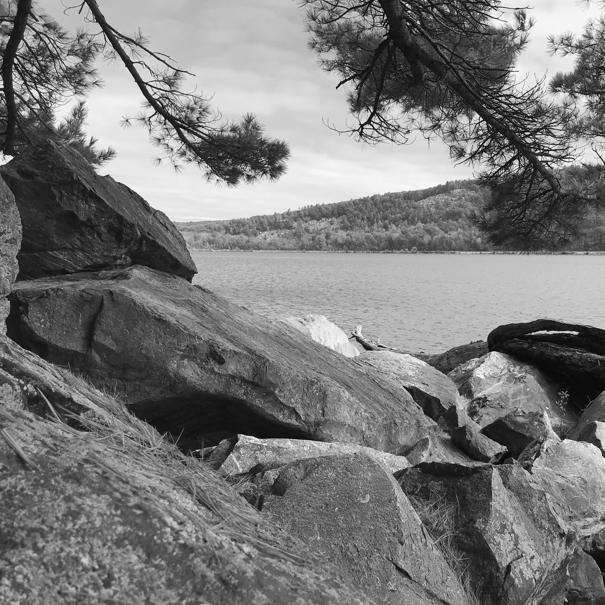
%> input picture Matlab/Data/devilslakeg.jpg, 605 x 605 px
$ octave image_filters_2D.m   (GNU Octave 9; MATLAB toolbox functions it lacks are replaced by stand-ins)
%> lines starting %> are read from the running program, lines starting %| are printed output that depends on the picture
% Victor Z
% UW-Madison, 2020
% use Sobel and Gaussian filters

clc
clear all
close all hidden

%%reading and converting the image
inImage=imread('./Data/devilslakeg.jpg');
%> inImage is the input picture: size 605x605 uint8; min 0, max 255, mean 122.4
f=double(inImage);


figure(1)
subplot(2,2,1)
imshow(uint8(f),[]);
box off
xlabel('$f$','Interpreter','Latex','FontSize',14)

%% apply Sobel filter in vertical direction
g=[1 2 1; 0 0 0; -1 -2 -1]';
fn=conv2(f,g,'same');
% use reverse color map to better visualize gradients
c=linspace(0.99,0.0,64)';
C=[c,c,c];
subplot(2,2,2)
imshow(uint8(fn),C);
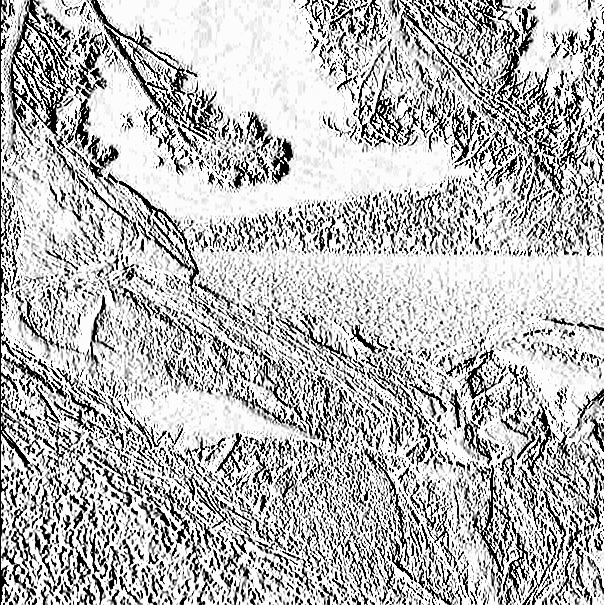
%> displayed picture: size 605x605x3, on the screen's scale of 0 to 255; min 0, max 252, mean 184.7
box off
xlabel('$f_1$','Interpreter','Latex','FontSize',14)


%% apply Gaussian filter (low sigma)
sigma=1;
hsize=100;
g = fspecial('gaussian',hsize,sigma);
fn=conv2(f,g,'same');
subplot(2,2,3)
imshow(uint8(fn));
box off
xlabel('$f_2$','Interpreter','Latex','FontSize',14)


%% apply Gaussian filter (high sigma)
sigma=10;
hsize=100;
g = fspecial('gaussian',hsize,sigma);
fn2=conv2(f,g,'same');
subplot(2,2,4)
imshow(uint8(fn2));
box off
xlabel('$f_3$','Interpreter','Latex','FontSize',14)
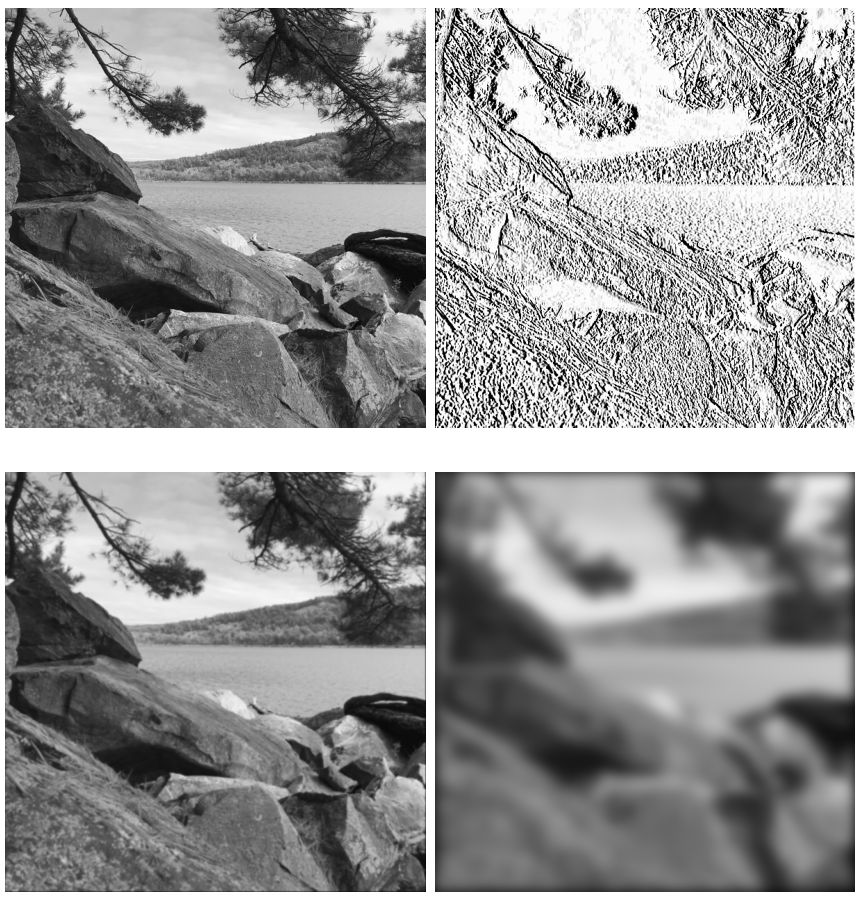
%> figure redrawn from the program's plot data, 4 panels


print -depsc image_2Dfilters.eps

%% apply Gaussian filter using convolution theorem

figure(3)
subplot(2,3,1)
imshow(uint8(f));
box off
xlabel('$f$','Interpreter','Latex','FontSize',14)

subplot(2,3,4)
F=fft2(f);
S=fftshift(log(1+abs(F)));
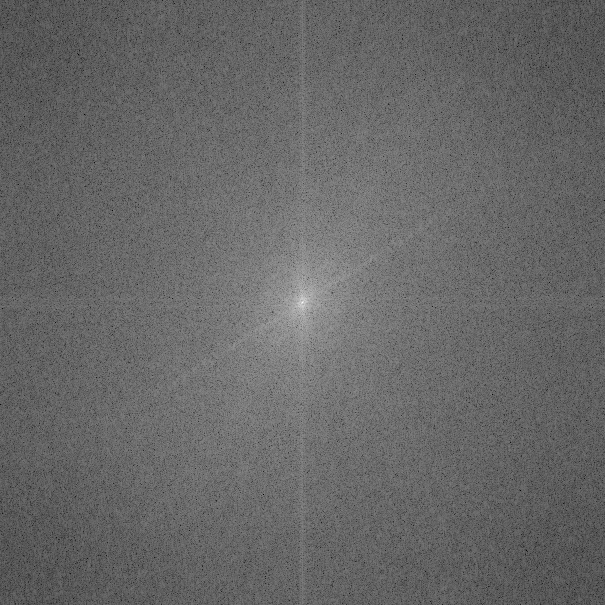
%> S: size 605x605 double; min 2.87, max 17.62, mean 8.86; drawn with min black and max white
imshow(S,[])
xlabel('$\hat{f}$','Interpreter','Latex','FontSize',14)

% eliminate high frequencies (small sigma)
sigma=1;
hsize=length(f);
%> hsize = 605
g = fspecial('gaussian',hsize,sigma);

subplot(2,3,5)
ff=fft2(f).*fft2(g);
S=fftshift(log(1+abs(ff)));
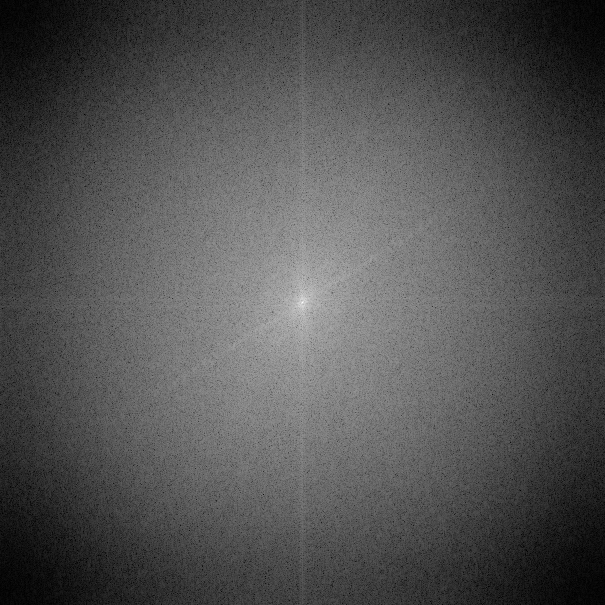
%> S: size 605x605 double; min 0.0176, max 17.62, mean 5.71; drawn with min black and max white
imshow(S,[])
xlabel('$\hat{f}_1$','Interpreter','Latex','FontSize',14)

fn=ifft2(ff);
fn=real(fftshift(fn));
subplot(2,3,2)
imshow(uint8(fn));
box off
xlabel('$f_1$','Interpreter','Latex','FontSize',14)

% eliminate low frequencies (large sigma)
sigma=10;
hsize=length(f);
g2 = fspecial('gaussian',hsize,sigma);

subplot(2,3,6)
ff=fft2(f).*fft2(g2);
S=fftshift(log(1+abs(ff)));
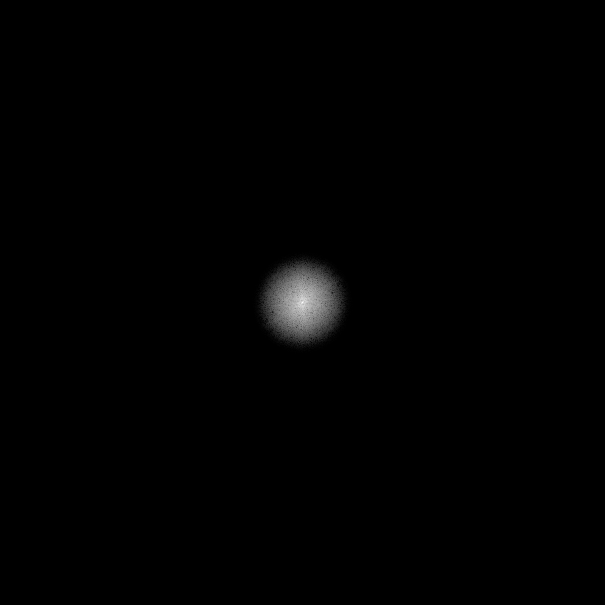
%> S: size 605x605 double; min 0, max 17.62, mean 0.103; drawn with min black and max white
imshow(S,[])
xlabel('$\hat{f}_2$','Interpreter','Latex','FontSize',14)

fn=ifft2(ff);
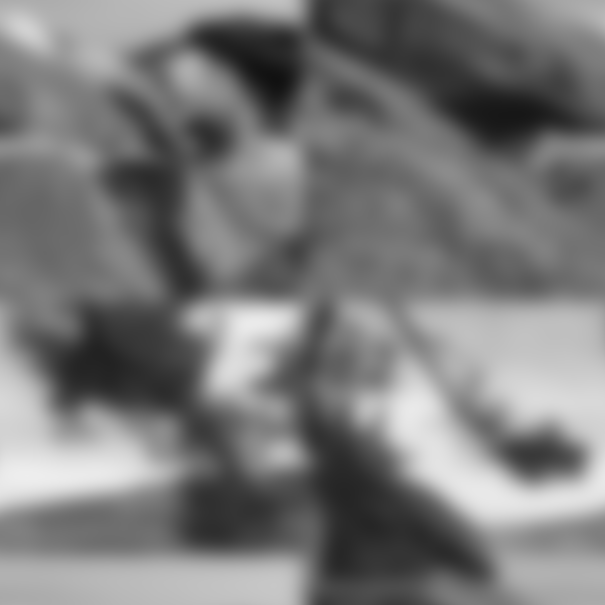
%> fn: size 605x605 double; min 17.54, max 238, mean 122.4
fn=real(fftshift(fn));
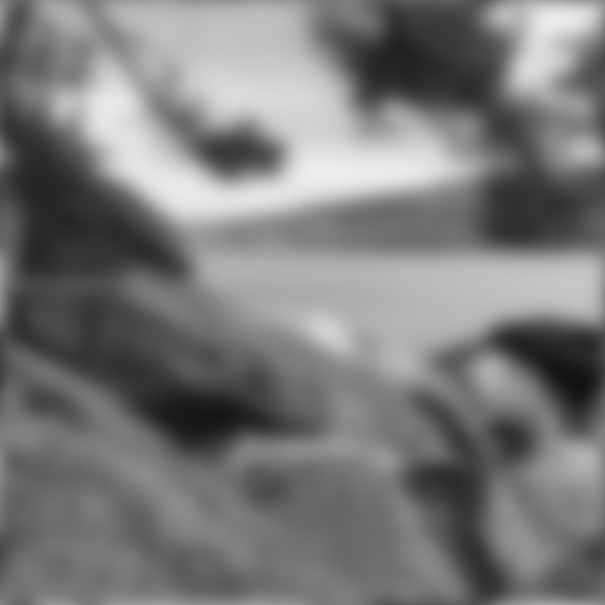
%> fn: size 605x605 double; min 17.54, max 238, mean 122.4; mean of the top-left, top-right, bottom-left and bottom-right quarters 140.3, 133.8, 100.2, 115.4
subplot(2,3,3)
imshow(uint8(fn));
box off
xlabel('$f_2$','Interpreter','Latex','FontSize',14)
print -depsc 2d_fourier_image.eps
